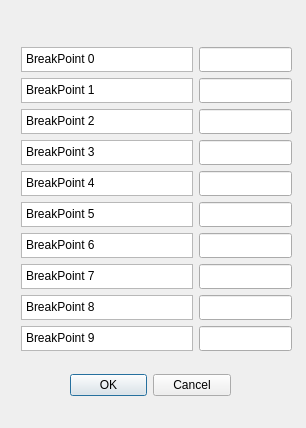
<?xml version="1.0" encoding="UTF-8"?>
<ui version="4.0">
 <class>Dialog</class>
 <widget class="QDialog" name="Dialog">
  <property name="geometry">
   <rect>
    <x>0</x>
    <y>0</y>
    <width>306</width>
    <height>428</height>
   </rect>
  </property>
  <property name="sizePolicy">
   <sizepolicy hsizetype="Fixed" vsizetype="Fixed">
    <horstretch>0</horstretch>
    <verstretch>0</verstretch>
   </sizepolicy>
  </property>
  <property name="maximumSize">
   <size>
    <width>9999</width>
    <height>600</height>
   </size>
  </property>
  <property name="windowTitle">
   <string>Breakpoint Management</string>
  </property>
  <widget class="QDialogButtonBox" name="buttonBox">
   <property name="geometry">
    <rect>
     <x>70</x>
     <y>350</y>
     <width>161</width>
     <height>71</height>
    </rect>
   </property>
   <property name="orientation">
    <enum>Qt::Horizontal</enum>
   </property>
   <property name="standardButtons">
    <set>QDialogButtonBox::Cancel|QDialogButtonBox::Ok</set>
   </property>
  </widget>
  <widget class="QWidget" name="horizontalLayoutWidget">
   <property name="geometry">
    <rect>
     <x>21</x>
     <y>47</y>
     <width>271</width>
     <height>308</height>
    </rect>
   </property>
   <layout class="QHBoxLayout" name="horizontalLayout">
    <item>
     <layout class="QVBoxLayout" name="verticalLayout">
      <item>
       <widget class="QTextBrowser" name="textBrowser_00">
        <property name="enabled">
         <bool>true</bool>
        </property>
        <property name="maximumSize">
         <size>
          <width>180</width>
          <height>25</height>
         </size>
        </property>
        <property name="font">
         <font>
          <family>Arial</family>
          <pointsize>9</pointsize>
         </font>
        </property>
        <property name="html">
         <string>&lt;!DOCTYPE HTML PUBLIC &quot;-//W3C//DTD HTML 4.0//EN&quot; &quot;http://www.w3.org/TR/REC-html40/strict.dtd&quot;&gt;
&lt;html&gt;&lt;head&gt;&lt;meta name=&quot;qrichtext&quot; content=&quot;1&quot; /&gt;&lt;style type=&quot;text/css&quot;&gt;
p, li { white-space: pre-wrap; }
&lt;/style&gt;&lt;/head&gt;&lt;body style=&quot; font-family:'Arial'; font-size:9pt; font-weight:400; font-style:normal;&quot;&gt;
&lt;p align=&quot;justify&quot; style=&quot; margin-top:0px; margin-bottom:0px; margin-left:0px; margin-right:0px; -qt-block-indent:0; text-indent:0px;&quot;&gt;&lt;span style=&quot; font-family:'SimSun';&quot;&gt;BreakPoint 0&lt;/span&gt;&lt;/p&gt;&lt;/body&gt;&lt;/html&gt;</string>
        </property>
       </widget>
      </item>
      <item>
       <widget class="QTextBrowser" name="textBrowser_01">
        <property name="maximumSize">
         <size>
          <width>180</width>
          <height>25</height>
         </size>
        </property>
        <property name="html">
         <string>&lt;!DOCTYPE HTML PUBLIC &quot;-//W3C//DTD HTML 4.0//EN&quot; &quot;http://www.w3.org/TR/REC-html40/strict.dtd&quot;&gt;
&lt;html&gt;&lt;head&gt;&lt;meta name=&quot;qrichtext&quot; content=&quot;1&quot; /&gt;&lt;style type=&quot;text/css&quot;&gt;
p, li { white-space: pre-wrap; }
&lt;/style&gt;&lt;/head&gt;&lt;body style=&quot; font-family:'SimSun'; font-size:9pt; font-weight:400; font-style:normal;&quot;&gt;
&lt;p align=&quot;justify&quot; style=&quot; margin-top:0px; margin-bottom:0px; margin-left:0px; margin-right:0px; -qt-block-indent:0; text-indent:0px;&quot;&gt;BreakPoint 1&lt;/p&gt;&lt;/body&gt;&lt;/html&gt;</string>
        </property>
       </widget>
      </item>
      <item>
       <widget class="QTextBrowser" name="textBrowser_02">
        <property name="maximumSize">
         <size>
          <width>180</width>
          <height>25</height>
         </size>
        </property>
        <property name="html">
         <string>&lt;!DOCTYPE HTML PUBLIC &quot;-//W3C//DTD HTML 4.0//EN&quot; &quot;http://www.w3.org/TR/REC-html40/strict.dtd&quot;&gt;
&lt;html&gt;&lt;head&gt;&lt;meta name=&quot;qrichtext&quot; content=&quot;1&quot; /&gt;&lt;style type=&quot;text/css&quot;&gt;
p, li { white-space: pre-wrap; }
&lt;/style&gt;&lt;/head&gt;&lt;body style=&quot; font-family:'SimSun'; font-size:9pt; font-weight:400; font-style:normal;&quot;&gt;
&lt;p align=&quot;justify&quot; style=&quot; margin-top:0px; margin-bottom:0px; margin-left:0px; margin-right:0px; -qt-block-indent:0; text-indent:0px;&quot;&gt;BreakPoint 2&lt;/p&gt;&lt;/body&gt;&lt;/html&gt;</string>
        </property>
       </widget>
      </item>
      <item>
       <widget class="QTextBrowser" name="textBrowser_03">
        <property name="maximumSize">
         <size>
          <width>180</width>
          <height>25</height>
         </size>
        </property>
        <property name="html">
         <string>&lt;!DOCTYPE HTML PUBLIC &quot;-//W3C//DTD HTML 4.0//EN&quot; &quot;http://www.w3.org/TR/REC-html40/strict.dtd&quot;&gt;
&lt;html&gt;&lt;head&gt;&lt;meta name=&quot;qrichtext&quot; content=&quot;1&quot; /&gt;&lt;style type=&quot;text/css&quot;&gt;
p, li { white-space: pre-wrap; }
&lt;/style&gt;&lt;/head&gt;&lt;body style=&quot; font-family:'SimSun'; font-size:9pt; font-weight:400; font-style:normal;&quot;&gt;
&lt;p align=&quot;justify&quot; style=&quot; margin-top:0px; margin-bottom:0px; margin-left:0px; margin-right:0px; -qt-block-indent:0; text-indent:0px;&quot;&gt;BreakPoint 3&lt;/p&gt;&lt;/body&gt;&lt;/html&gt;</string>
        </property>
       </widget>
      </item>
      <item>
       <widget class="QTextBrowser" name="textBrowser_04">
        <property name="maximumSize">
         <size>
          <width>180</width>
          <height>25</height>
         </size>
        </property>
        <property name="html">
         <string>&lt;!DOCTYPE HTML PUBLIC &quot;-//W3C//DTD HTML 4.0//EN&quot; &quot;http://www.w3.org/TR/REC-html40/strict.dtd&quot;&gt;
&lt;html&gt;&lt;head&gt;&lt;meta name=&quot;qrichtext&quot; content=&quot;1&quot; /&gt;&lt;style type=&quot;text/css&quot;&gt;
p, li { white-space: pre-wrap; }
&lt;/style&gt;&lt;/head&gt;&lt;body style=&quot; font-family:'SimSun'; font-size:9pt; font-weight:400; font-style:normal;&quot;&gt;
&lt;p align=&quot;justify&quot; style=&quot; margin-top:0px; margin-bottom:0px; margin-left:0px; margin-right:0px; -qt-block-indent:0; text-indent:0px;&quot;&gt;BreakPoint 4&lt;/p&gt;&lt;/body&gt;&lt;/html&gt;</string>
        </property>
       </widget>
      </item>
      <item>
       <widget class="QTextBrowser" name="textBrowser_05">
        <property name="maximumSize">
         <size>
          <width>180</width>
          <height>25</height>
         </size>
        </property>
        <property name="html">
         <string>&lt;!DOCTYPE HTML PUBLIC &quot;-//W3C//DTD HTML 4.0//EN&quot; &quot;http://www.w3.org/TR/REC-html40/strict.dtd&quot;&gt;
&lt;html&gt;&lt;head&gt;&lt;meta name=&quot;qrichtext&quot; content=&quot;1&quot; /&gt;&lt;style type=&quot;text/css&quot;&gt;
p, li { white-space: pre-wrap; }
&lt;/style&gt;&lt;/head&gt;&lt;body style=&quot; font-family:'SimSun'; font-size:9pt; font-weight:400; font-style:normal;&quot;&gt;
&lt;p align=&quot;justify&quot; style=&quot; margin-top:0px; margin-bottom:0px; margin-left:0px; margin-right:0px; -qt-block-indent:0; text-indent:0px;&quot;&gt;BreakPoint 5&lt;/p&gt;&lt;/body&gt;&lt;/html&gt;</string>
        </property>
       </widget>
      </item>
      <item>
       <widget class="QTextBrowser" name="textBrowser_06">
        <property name="maximumSize">
         <size>
          <width>180</width>
          <height>25</height>
         </size>
        </property>
        <property name="html">
         <string>&lt;!DOCTYPE HTML PUBLIC &quot;-//W3C//DTD HTML 4.0//EN&quot; &quot;http://www.w3.org/TR/REC-html40/strict.dtd&quot;&gt;
&lt;html&gt;&lt;head&gt;&lt;meta name=&quot;qrichtext&quot; content=&quot;1&quot; /&gt;&lt;style type=&quot;text/css&quot;&gt;
p, li { white-space: pre-wrap; }
&lt;/style&gt;&lt;/head&gt;&lt;body style=&quot; font-family:'SimSun'; font-size:9pt; font-weight:400; font-style:normal;&quot;&gt;
&lt;p align=&quot;justify&quot; style=&quot; margin-top:0px; margin-bottom:0px; margin-left:0px; margin-right:0px; -qt-block-indent:0; text-indent:0px;&quot;&gt;BreakPoint 6&lt;/p&gt;&lt;/body&gt;&lt;/html&gt;</string>
        </property>
       </widget>
      </item>
      <item>
       <widget class="QTextBrowser" name="textBrowser_07">
        <property name="maximumSize">
         <size>
          <width>180</width>
          <height>25</height>
         </size>
        </property>
        <property name="html">
         <string>&lt;!DOCTYPE HTML PUBLIC &quot;-//W3C//DTD HTML 4.0//EN&quot; &quot;http://www.w3.org/TR/REC-html40/strict.dtd&quot;&gt;
&lt;html&gt;&lt;head&gt;&lt;meta name=&quot;qrichtext&quot; content=&quot;1&quot; /&gt;&lt;style type=&quot;text/css&quot;&gt;
p, li { white-space: pre-wrap; }
&lt;/style&gt;&lt;/head&gt;&lt;body style=&quot; font-family:'SimSun'; font-size:9pt; font-weight:400; font-style:normal;&quot;&gt;
&lt;p align=&quot;justify&quot; style=&quot; margin-top:0px; margin-bottom:0px; margin-left:0px; margin-right:0px; -qt-block-indent:0; text-indent:0px;&quot;&gt;BreakPoint 7&lt;/p&gt;&lt;/body&gt;&lt;/html&gt;</string>
        </property>
       </widget>
      </item>
      <item>
       <widget class="QTextBrowser" name="textBrowser_08">
        <property name="maximumSize">
         <size>
          <width>180</width>
          <height>25</height>
         </size>
        </property>
        <property name="html">
         <string>&lt;!DOCTYPE HTML PUBLIC &quot;-//W3C//DTD HTML 4.0//EN&quot; &quot;http://www.w3.org/TR/REC-html40/strict.dtd&quot;&gt;
&lt;html&gt;&lt;head&gt;&lt;meta name=&quot;qrichtext&quot; content=&quot;1&quot; /&gt;&lt;style type=&quot;text/css&quot;&gt;
p, li { white-space: pre-wrap; }
&lt;/style&gt;&lt;/head&gt;&lt;body style=&quot; font-family:'SimSun'; font-size:9pt; font-weight:400; font-style:normal;&quot;&gt;
&lt;p align=&quot;justify&quot; style=&quot; margin-top:0px; margin-bottom:0px; margin-left:0px; margin-right:0px; -qt-block-indent:0; text-indent:0px;&quot;&gt;BreakPoint 8&lt;/p&gt;&lt;/body&gt;&lt;/html&gt;</string>
        </property>
       </widget>
      </item>
      <item>
       <widget class="QTextBrowser" name="textBrowser_09">
        <property name="maximumSize">
         <size>
          <width>180</width>
          <height>25</height>
         </size>
        </property>
        <property name="html">
         <string>&lt;!DOCTYPE HTML PUBLIC &quot;-//W3C//DTD HTML 4.0//EN&quot; &quot;http://www.w3.org/TR/REC-html40/strict.dtd&quot;&gt;
&lt;html&gt;&lt;head&gt;&lt;meta name=&quot;qrichtext&quot; content=&quot;1&quot; /&gt;&lt;style type=&quot;text/css&quot;&gt;
p, li { white-space: pre-wrap; }
&lt;/style&gt;&lt;/head&gt;&lt;body style=&quot; font-family:'SimSun'; font-size:9pt; font-weight:400; font-style:normal;&quot;&gt;
&lt;p align=&quot;justify&quot; style=&quot; margin-top:0px; margin-bottom:0px; margin-left:0px; margin-right:0px; -qt-block-indent:0; text-indent:0px;&quot;&gt;BreakPoint 9&lt;/p&gt;&lt;/body&gt;&lt;/html&gt;</string>
        </property>
       </widget>
      </item>
     </layout>
    </item>
    <item>
     <layout class="QVBoxLayout" name="verticalLayout_4">
      <item>
       <widget class="QLineEdit" name="lineEdit_00">
        <property name="maximumSize">
         <size>
          <width>100</width>
          <height>25</height>
         </size>
        </property>
        <property name="inputMask">
         <string>HHHH</string>
        </property>
        <property name="clearButtonEnabled">
         <bool>false</bool>
        </property>
       </widget>
      </item>
      <item>
       <widget class="QLineEdit" name="lineEdit_01">
        <property name="maximumSize">
         <size>
          <width>100</width>
          <height>25</height>
         </size>
        </property>
        <property name="inputMask">
         <string>HHHH</string>
        </property>
        <property name="clearButtonEnabled">
         <bool>false</bool>
        </property>
       </widget>
      </item>
      <item>
       <widget class="QLineEdit" name="lineEdit_02">
        <property name="maximumSize">
         <size>
          <width>100</width>
          <height>25</height>
         </size>
        </property>
        <property name="inputMask">
         <string>HHHH</string>
        </property>
        <property name="clearButtonEnabled">
         <bool>false</bool>
        </property>
       </widget>
      </item>
      <item>
       <widget class="QLineEdit" name="lineEdit_03">
        <property name="maximumSize">
         <size>
          <width>100</width>
          <height>25</height>
         </size>
        </property>
        <property name="inputMask">
         <string>HHHH</string>
        </property>
        <property name="clearButtonEnabled">
         <bool>false</bool>
        </property>
       </widget>
      </item>
      <item>
       <widget class="QLineEdit" name="lineEdit_04">
        <property name="maximumSize">
         <size>
          <width>100</width>
          <height>25</height>
         </size>
        </property>
        <property name="inputMask">
         <string>HHHH</string>
        </property>
        <property name="clearButtonEnabled">
         <bool>false</bool>
        </property>
       </widget>
      </item>
      <item>
       <widget class="QLineEdit" name="lineEdit_05">
        <property name="maximumSize">
         <size>
          <width>100</width>
          <height>25</height>
         </size>
        </property>
        <property name="inputMask">
         <string>HHHH</string>
        </property>
        <property name="clearButtonEnabled">
         <bool>false</bool>
        </property>
       </widget>
      </item>
      <item>
       <widget class="QLineEdit" name="lineEdit_06">
        <property name="maximumSize">
         <size>
          <width>100</width>
          <height>25</height>
         </size>
        </property>
        <property name="inputMask">
         <string>HHHH</string>
        </property>
        <property name="clearButtonEnabled">
         <bool>false</bool>
        </property>
       </widget>
      </item>
      <item alignment="Qt::AlignHCenter">
       <widget class="QLineEdit" name="lineEdit_07">
        <property name="maximumSize">
         <size>
          <width>100</width>
          <height>25</height>
         </size>
        </property>
        <property name="inputMask">
         <string>HHHH</string>
        </property>
        <property name="clearButtonEnabled">
         <bool>false</bool>
        </property>
       </widget>
      </item>
      <item>
       <widget class="QLineEdit" name="lineEdit_08">
        <property name="maximumSize">
         <size>
          <width>100</width>
          <height>25</height>
         </size>
        </property>
        <property name="inputMask">
         <string>HHHH</string>
        </property>
        <property name="clearButtonEnabled">
         <bool>false</bool>
        </property>
       </widget>
      </item>
      <item>
       <widget class="QLineEdit" name="lineEdit_09">
        <property name="maximumSize">
         <size>
          <width>100</width>
          <height>25</height>
         </size>
        </property>
        <property name="inputMask">
         <string>HHHH</string>
        </property>
        <property name="clearButtonEnabled">
         <bool>false</bool>
        </property>
       </widget>
      </item>
     </layout>
    </item>
   </layout>
  </widget>
 </widget>
 <resources/>
 <connections>
  <connection>
   <sender>buttonBox</sender>
   <signal>accepted()</signal>
   <receiver>Dialog</receiver>
   <slot>accept()</slot>
   <hints>
    <hint type="sourcelabel">
     <x>248</x>
     <y>254</y>
    </hint>
    <hint type="destinationlabel">
     <x>157</x>
     <y>274</y>
    </hint>
   </hints>
  </connection>
  <connection>
   <sender>buttonBox</sender>
   <signal>rejected()</signal>
   <receiver>Dialog</receiver>
   <slot>reject()</slot>
   <hints>
    <hint type="sourcelabel">
     <x>316</x>
     <y>260</y>
    </hint>
    <hint type="destinationlabel">
     <x>286</x>
     <y>274</y>
    </hint>
   </hints>
  </connection>
 </connections>
</ui>
